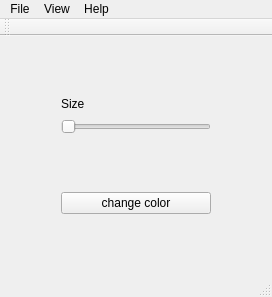
<?xml version="1.0" encoding="UTF-8"?>
<ui version="4.0">
 <class>QtGuiClass</class>
 <widget class="QMainWindow" name="QtGuiClass">
  <property name="geometry">
   <rect>
    <x>0</x>
    <y>0</y>
    <width>272</width>
    <height>297</height>
   </rect>
  </property>
  <property name="windowTitle">
   <string>Qt Gui</string>
  </property>
  <widget class="QWidget" name="centralWidget">
   <layout class="QGridLayout" name="gridLayout">
    <item row="0" column="0">
     <layout class="QVBoxLayout" name="verticalLayout">
      <property name="sizeConstraint">
       <enum>QLayout::SetMaximumSize</enum>
      </property>
      <property name="leftMargin">
       <number>50</number>
      </property>
      <property name="topMargin">
       <number>50</number>
      </property>
      <property name="rightMargin">
       <number>50</number>
      </property>
      <property name="bottomMargin">
       <number>50</number>
      </property>
      <item>
       <widget class="QLabel" name="label">
        <property name="text">
         <string>Size</string>
        </property>
       </widget>
      </item>
      <item>
       <widget class="QSlider" name="Slider">
        <property name="minimumSize">
         <size>
          <width>0</width>
          <height>20</height>
         </size>
        </property>
        <property name="minimum">
         <number>50</number>
        </property>
        <property name="maximum">
         <number>150</number>
        </property>
        <property name="orientation">
         <enum>Qt::Horizontal</enum>
        </property>
       </widget>
      </item>
      <item>
       <spacer name="verticalSpacer">
        <property name="orientation">
         <enum>Qt::Vertical</enum>
        </property>
        <property name="sizeHint" stdset="0">
         <size>
          <width>20</width>
          <height>40</height>
         </size>
        </property>
       </spacer>
      </item>
      <item>
       <widget class="QPushButton" name="pushButton">
        <property name="text">
         <string>change color</string>
        </property>
        <property name="checkable">
         <bool>true</bool>
        </property>
        <property name="checked">
         <bool>false</bool>
        </property>
       </widget>
      </item>
     </layout>
    </item>
   </layout>
  </widget>
  <widget class="QMenuBar" name="menuBar">
   <property name="geometry">
    <rect>
     <x>0</x>
     <y>0</y>
     <width>272</width>
     <height>21</height>
    </rect>
   </property>
   <widget class="QMenu" name="menuHelp">
    <property name="title">
     <string>File</string>
    </property>
   </widget>
   <widget class="QMenu" name="menuHelp_2">
    <property name="title">
     <string>Help</string>
    </property>
   </widget>
   <widget class="QMenu" name="menuView">
    <property name="title">
     <string>View</string>
    </property>
   </widget>
   <addaction name="menuHelp"/>
   <addaction name="menuView"/>
   <addaction name="menuHelp_2"/>
  </widget>
  <widget class="QToolBar" name="mainToolBar">
   <attribute name="toolBarArea">
    <enum>TopToolBarArea</enum>
   </attribute>
   <attribute name="toolBarBreak">
    <bool>false</bool>
   </attribute>
  </widget>
  <widget class="QStatusBar" name="statusBar"/>
 </widget>
 <layoutdefault spacing="6" margin="11"/>
 <resources/>
 <connections/>
</ui>
